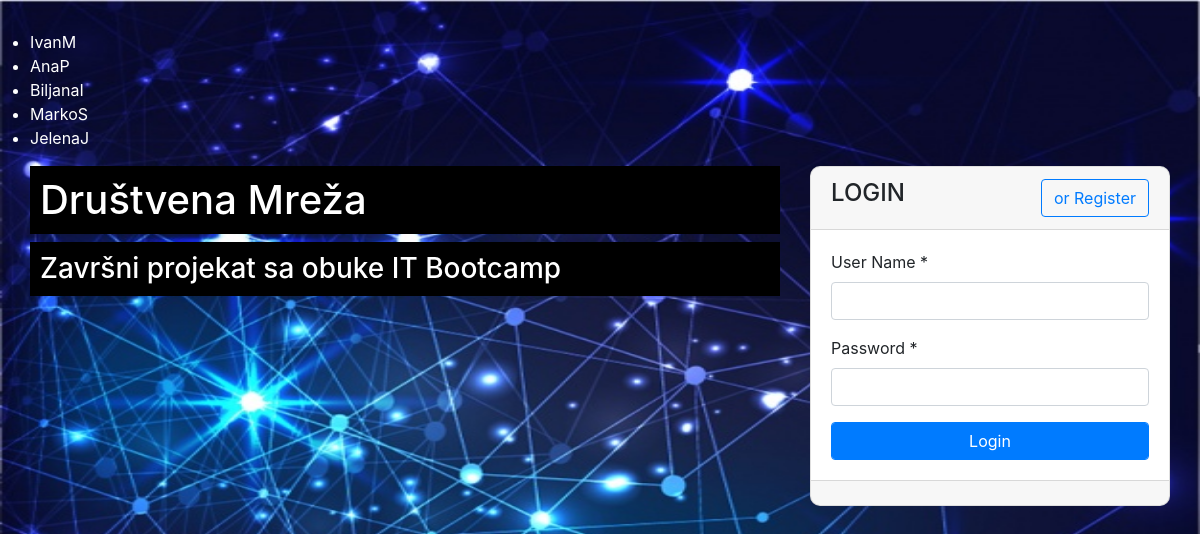
The page / on the database its author committed.
### tables this page shows
CREATE TABLE users (
    id INT UNSIGNED PRIMARY KEY AUTO_INCREMENT,
    username VARCHAR(50) UNIQUE NOT NULL,
    pass CHAR(32) NOT NULL
);

### index.php (the view, shortened to what this page needs)
<?php
    $loginErr = "";
?>
<!DOCTYPE html>
<html lang="en">
<head>
    <link rel="stylesheet" href="https://maxcdn.bootstrapcdn.com/bootstrap/4.5.2/css/bootstrap.min.css">
    <link rel="stylesheet" href="style.css">
</head>
<body>
    <?php
        require_once "connection.php";
        $sql = "SELECT * FROM users;";
        if ($result = $conn->query($sql)) {
            echo "<ul>";
                foreach($result as $row) {
                    echo "<li>" . $row["username"] . "</li>";
                }
            echo "</ul>";
        } else {
            echo "<p>Error: " . $sql . " --- " . $conn->error . "</p>";
        }
    ?>
    <div class="row">
        <div class="col-sm-6 col-md-8">
            <h1>Društvena Mreža</h1>
            <h3>Završni projekat sa obuke IT Bootcamp</h3>
        </div>
        <div class="col-sm-6 col-md-4">
            <div class="card">
                <div class="card-header"><h4>LOGIN<a class="btn btn-outline-primary float-right" href="register.php">or Register</a></h4></div>
                <div class="card-body">
                    <form action="<?php echo htmlspecialchars($_SERVER["PHP_SELF"]);?>" method="POST">
                        <div class="form-group">
                            <label for="username">User Name *</label>
                            <input type="text" class="form-control" name="username" id="username" autofocus>
                        </div>
                        <div class="form-group">
                            <label for="pass">Password *</label>
                            <input type="password" class="form-control" name="pass" id="pass">
                        </div>
                        <input type="submit" value="Login" class="btn btn-primary form-control">
                    </form>
                </div>
                <div class="card-footer"><span class="error"><?php echo $loginErr; ?></span></div>
            </div>
        </div>
    </div>
</body>
</html>

### style.css (style rules this page uses)
* { box-sizing: border-box; margin: 0; padding: 0; }
html { height: 100%; }
body { background: url(images/dark-blue.jpg); background-size: 100% 100%; padding: 30px; }
ul { color: white; }
h1, h3 { color: white; background-color: black; padding: 10px; }
.card { border-radius: 10px; }

### rows shown on the page
users: username "IvanM"
users: username "AnaP"
users: username "BiljanaI"
users: username "MarkoS"
users: username "JelenaJ"
